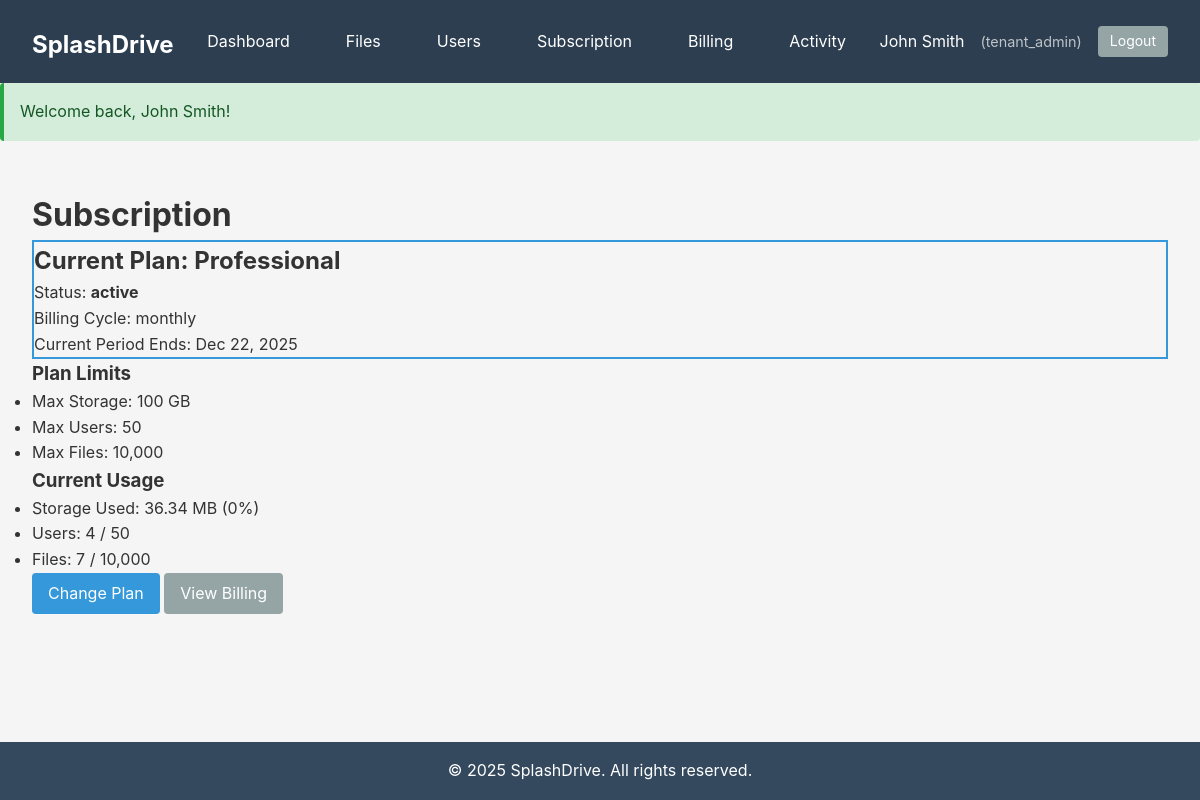
Screenshot of /subscription (signed in) with the database file from the repository.
### tables this page shows
CREATE TABLE IF NOT EXISTS `tenant_subscriptions` (
  `id` INT UNSIGNED NOT NULL AUTO_INCREMENT,
  `tenant_id` INT UNSIGNED NOT NULL,
  `plan_id` INT UNSIGNED NOT NULL,
  `billing_cycle` ENUM('monthly', 'yearly') DEFAULT 'monthly',
  `status` ENUM('active', 'inactive', 'trial', 'cancelled', 'expired') DEFAULT 'trial',
  `trial_ends_at` TIMESTAMP NULL DEFAULT NULL,
  `current_period_start` TIMESTAMP NULL DEFAULT NULL,
  `current_period_end` TIMESTAMP NULL DEFAULT NULL,
  `cancelled_at` TIMESTAMP NULL DEFAULT NULL,
  `created_at` TIMESTAMP DEFAULT CURRENT_TIMESTAMP,
  `updated_at` TIMESTAMP DEFAULT CURRENT_TIMESTAMP ON UPDATE CURRENT_TIMESTAMP,
  PRIMARY KEY (`id`),
  INDEX `idx_tenant_id` (`tenant_id`),
  INDEX `idx_plan_id` (`plan_id`),
  INDEX `idx_status` (`status`),
  FOREIGN KEY (`tenant_id`) REFERENCES `tenants`(`id`) ON DELETE CASCADE,
  FOREIGN KEY (`plan_id`) REFERENCES `subscription_plans`(`id`)
);

CREATE TABLE IF NOT EXISTS `subscription_plans` (
  `id` INT UNSIGNED NOT NULL AUTO_INCREMENT,
  `name` VARCHAR(255) NOT NULL,
  `slug` VARCHAR(255) NOT NULL UNIQUE,
  `description` TEXT DEFAULT NULL,
  `price_monthly` DECIMAL(10, 2) NOT NULL DEFAULT 0.00,
  `price_yearly` DECIMAL(10, 2) NOT NULL DEFAULT 0.00,
  `max_storage_bytes` BIGINT UNSIGNED NOT NULL DEFAULT 0,
  `max_users` INT UNSIGNED NOT NULL DEFAULT 0,
  `max_files` INT UNSIGNED NOT NULL DEFAULT 0,
  `features` TEXT DEFAULT NULL,
  `is_active` TINYINT(1) DEFAULT 1,
  `sort_order` INT DEFAULT 0,
  `created_at` TIMESTAMP DEFAULT CURRENT_TIMESTAMP,
  `updated_at` TIMESTAMP DEFAULT CURRENT_TIMESTAMP ON UPDATE CURRENT_TIMESTAMP,
  PRIMARY KEY (`id`),
  INDEX `idx_slug` (`slug`),
  INDEX `idx_is_active` (`is_active`)
);

### app/controllers/SubscriptionController.php (called while the page is built, shortened)
<?php
class SubscriptionController extends Controller {
    private $subscriptionModel;
    private $tenantModel;
    public function __construct() {
        $this->subscriptionModel = $this->model('TenantSubscription');
        $this->tenantModel = $this->model('Tenant');
    }
    public function index() {
        $tenantId = Auth::tenantId();
        $subscription = $this->subscriptionModel->getByTenant($tenantId);
        $stats = $this->tenantModel->getStatistics($tenantId);
        $this->view('subscription/index', [
            'title' => 'Subscription - ' . APP_NAME,
            'subscription' => $subscription,
            'stats' => $stats
        ]);
    }
}

### app/core/Router.php (called while the page is built, shortened)
<?php
class Router {
    private $routes = [];
    public function add($method, $path, $controller, $action) {
        $this->routes[] = [
            'method' => strtoupper($method),
            'path' => $path,
            'controller' => $controller,
            'action' => $action
        ];
    }
    public function match($url, $method = 'GET') {
        $url = parse_url($url, PHP_URL_PATH);
        foreach ($this->routes as $route) {
            if ($route['method'] !== strtoupper($method)) {
                continue;
            }
            $pattern = preg_replace('/\{([a-zA-Z0-9_]+)\}/', '(?P<$1>[a-zA-Z0-9_-]+)', $route['path']);
            $pattern = '#^' . $pattern . '$#';
            if (preg_match($pattern, $url, $matches)) {
                $params = [];
                return [
                    'controller' => $route['controller'],
                    'action' => $route['action'],
                    'params' => $params
                ];
            }
        }
        return false;
    }
    public function dispatch($url, $method = 'GET') {
        $route = $this->match($url, $method);
        $action = $route['action'];
        $this->params = $route['params'];
        $controller = new $controllerName();
        call_user_func_array([$controller, $action], $this->params);
    }
}

### public/index.php (called while the page is built, shortened)
<?php
require_once APP_PATH . '/core/Database.php';
require_once APP_PATH . '/core/Model.php';
require_once APP_PATH . '/core/Controller.php';
require_once APP_PATH . '/core/Router.php';
require_once APP_PATH . '/core/Session.php';
require_once APP_PATH . '/core/Auth.php';
require_once APP_PATH . '/core/Uploader.php';
$router = new Router();
$router->add('GET', '/', 'HomeController', 'index');
$router->add('GET', '/auth/login', 'AuthController', 'login');
$router->add('POST', '/auth/login', 'AuthController', 'loginPost');
$router->add('GET', '/auth/register', 'AuthController', 'register');
$router->add('POST', '/auth/register', 'AuthController', 'registerPost');
$router->add('GET', '/auth/logout', 'AuthController', 'logout');
$router->add('GET', '/dashboard', 'DashboardController', 'index');
$router->add('GET', '/dashboard/admin', 'DashboardController', 'admin');
$router->add('GET', '/users', 'UserController', 'index');
$router->add('GET', '/users/create', 'UserController', 'create');
$router->add('POST', '/users/create', 'UserController', 'store');
$router->add('GET', '/users/edit/{id}', 'UserController', 'edit');
$router->add('POST', '/users/edit/{id}', 'UserController', 'update');
$router->add('POST', '/users/delete/{id}', 'UserController', 'delete');
$router->add('GET', '/tenants', 'TenantController', 'index');
$router->add('GET', '/tenants/create', 'TenantController', 'create');
$router->add('POST', '/tenants/create', 'TenantController', 'store');
$router->add('GET', '/tenants/edit/{id}', 'TenantController', 'edit');
$router->add('POST', '/tenants/edit/{id}', 'TenantController', 'update');
$router->add('GET', '/tenants/view/{id}', 'TenantController', 'view');
$router->add('GET', '/files', 'FileController', 'index');
$router->add('GET', '/files/folder/{id}', 'FileController', 'folder');
$router->add('POST', '/files/upload', 'FileController', 'upload');
$router->add('GET', '/files/download/{id}', 'FileController', 'download');
$router->add('POST', '/files/delete/{id}', 'FileController', 'delete');
$router->add('POST', '/files/move/{id}', 'FileController', 'move');
$router->add('POST', '/files/rename/{id}', 'FileController', 'rename');
$router->add('GET', '/files/search', 'FileController', 'search');
$router->add('GET', '/folders', 'FolderController', 'index');
$router->add('POST', '/folders/create', 'FolderController', 'create');
$router->add('POST', '/folders/delete/{id}', 'FolderController', 'delete');
$router->add('POST', '/folders/rename/{id}', 'FolderController', 'rename');
$router->add('POST', '/folders/move/{id}', 'FolderController', 'move');
$router->add('GET', '/trash', 'TrashController', 'index');
$router->add('POST', '/trash/restore/{type}/{id}', 'TrashController', 'restore');
$router->add('POST', '/trash/delete/{type}/{id}', 'TrashController', 'deletePermanently');
$router->add('POST', '/trash/empty', 'TrashController', 'empty');
$router->add('GET', '/share/{token}', 'ShareController', 'view');
$router->add('POST', '/share/create', 'ShareController', 'create');
$router->add('POST', '/share/delete/{id}', 'ShareController', 'delete');
$router->add('GET', '/shares', 'ShareController', 'index');
$router->add('GET', '/subscription', 'SubscriptionController', 'index');
$router->add('POST', '/subscription/change', 'SubscriptionController', 'change');
$router->add('GET', '/subscription/plans', 'SubscriptionController', 'plans');
$router->add('GET', '/billing', 'BillingController', 'index');
$router->add('GET', '/billing/invoices', 'BillingController', 'invoices');
$router->add('GET', '/billing/invoice/{id}', 'BillingController', 'invoice');
$router->add('POST', '/billing/pay/{id}', 'BillingController', 'pay');
$router->add('GET', '/activity', 'ActivityController', 'index');
$router->add('GET', '/activity/export', 'ActivityController', 'export');
$router->add('GET', '/api/files/list', 'ApiController', 'listFiles');
$router->add('POST', '/api/files/upload', 'ApiController', 'uploadFile');
$router->add('GET', '/api/folders/list', 'ApiController', 'listFolders');
$url = parse_url($_SERVER['REQUEST_URI'], PHP_URL_PATH);
$method = $_SERVER['REQUEST_METHOD'];
$router->dispatch($url, $method);

### app/core/Database.php (called while the page is built, shortened)
<?php
class Database {
    private static $instance = null;
    private $pdo;
    private function __construct() {
        $dsn = 'mysql:host=' . DB_HOST . ';port=' . DB_PORT . ';dbname=' . DB_NAME . ';charset=' . DB_CHARSET;
        $options = [
            PDO::ATTR_ERRMODE            => PDO::ERRMODE_EXCEPTION,
            PDO::ATTR_DEFAULT_FETCH_MODE => PDO::FETCH_ASSOC,
            PDO::ATTR_EMULATE_PREPARES   => false,
        ];
        try {
            $this->pdo = new PDO($dsn, DB_USER, DB_PASS, $options);
        } catch (PDOException $e) {
            die('Database connection failed: ' . $e->getMessage());
        }
    }
    public static function getInstance() {
        if (self::$instance === null) {
            self::$instance = new self();
        }
        return self::$instance;
    }
    public function query($sql, $params = []) {
        try {
            $stmt = $this->pdo->prepare($sql);
            $stmt->execute($params);
            return $stmt;
        } catch (PDOException $e) {
            error_log('Database query error: ' . $e->getMessage());
            throw $e;
        }
    }
    public function fetch($sql, $params = []) {
        $stmt = $this->query($sql, $params);
        return $stmt->fetch();
    }
}

### app/core/Session.php (called while the page is built, shortened)
<?php
class Session {
    public static function get($key, $default = null) {
        return isset($_SESSION[$key]) ? $_SESSION[$key] : $default;
    }
    public static function has($key) {
        return isset($_SESSION[$key]);
    }
}

### app/core/Auth.php (called while the page is built, shortened)
<?php
class Auth {
    public static function check() {
        return Session::has('user_id');
    }
    public static function tenantId() {
        return Session::get('tenant_id');
    }
}

### app/models/TenantSubscription.php (called while the page is built, shortened)
<?php
class TenantSubscription extends Model {
    protected $table = 'tenant_subscriptions';
    public function getByTenant($tenantId) {
        $sql = "SELECT ts.*, sp.name as plan_name, sp.price_monthly, sp.price_yearly,
                       sp.max_storage_bytes, sp.max_users, sp.max_files
                FROM {$this->table} ts
                LEFT JOIN subscription_plans sp ON ts.plan_id = sp.id
                WHERE ts.tenant_id = :tenant_id
                ORDER BY ts.created_at DESC
                LIMIT 1";
        return $this->fetch($sql, ['tenant_id' => $tenantId]);
    }
}

### app/core/Model.php (called while the page is built, shortened)
<?php
class Model {
    protected $db;
    public function __construct() {
        $this->db = Database::getInstance();
    }
    public function fetch($sql, $params = []) {
        return $this->db->fetch($sql, $params);
    }
}

### app/core/Uploader.php (called while the page is built, shortened)
<?php
class Uploader {
    public static function formatBytes($bytes, $precision = 2) {
        $units = ['B', 'KB', 'MB', 'GB', 'TB'];
        for ($i = 0; $bytes > 1024 && $i < count($units) - 1; $i++) {
            $bytes /= 1024;
        }
        return round($bytes, $precision) . ' ' . $units[$i];
    }
}

### app/models/Tenant.php (called while the page is built, shortened)
<?php
class Tenant extends Model {
    public function getStorageUsage($tenantId) {
        $sql = "SELECT COALESCE(SUM(file_size), 0) as total_size
                FROM files
                WHERE tenant_id = :tenant_id AND is_deleted = 0";
        $result = $this->fetch($sql, ['tenant_id' => $tenantId]);
        return (int)$result['total_size'];
    }
    public function getFileCount($tenantId) {
        $sql = "SELECT COUNT(*) as count FROM files
                WHERE tenant_id = :tenant_id AND is_deleted = 0";
        $result = $this->fetch($sql, ['tenant_id' => $tenantId]);
        return (int)$result['count'];
    }
    public function getUserCount($tenantId) {
        $sql = "SELECT COUNT(*) as count FROM users
                WHERE tenant_id = :tenant_id AND status = 'active'";
        $result = $this->fetch($sql, ['tenant_id' => $tenantId]);
        return (int)$result['count'];
    }
    public function getStatistics($tenantId) {
        return [
            'storage_used' => $this->getStorageUsage($tenantId),
            'file_count' => $this->getFileCount($tenantId),
            'user_count' => $this->getUserCount($tenantId),
            'folder_count' => $this->getFolderCount($tenantId)
        ];
    }
    public function getFolderCount($tenantId) {
        $sql = "SELECT COUNT(*) as count FROM folders
                WHERE tenant_id = :tenant_id AND is_deleted = 0";
        $result = $this->fetch($sql, ['tenant_id' => $tenantId]);
        return (int)$result['count'];
    }
}

### app/views/subscription/index.php (the view)
<div class="subscription-page">
    <h1>Subscription</h1>
    <div class="current-plan">
        <h2>Current Plan: <?php echo htmlspecialchars($subscription['plan_name']); ?></h2>
        <p>Status: <strong><?php echo htmlspecialchars($subscription['status']); ?></strong></p>
        <p>Billing Cycle: <?php echo htmlspecialchars($subscription['billing_cycle']); ?></p>
        <?php if ($subscription['current_period_end']): ?>
            <p>Current Period Ends: <?php echo date('M d, Y', strtotime($subscription['current_period_end'])); ?></p>
        <?php endif; ?>
    </div>
    <div class="plan-limits">
        <h3>Plan Limits</h3>
        <ul>
            <li>Max Storage: <?php echo Uploader::formatBytes($subscription['max_storage_bytes']); ?></li>
            <li>Max Users: <?php echo number_format($subscription['max_users']); ?></li>
            <li>Max Files: <?php echo number_format($subscription['max_files']); ?></li>
        </ul>
    </div>
    <div class="current-usage">
        <h3>Current Usage</h3>
        <ul>
            <li>Storage Used: <?php echo Uploader::formatBytes($stats['storage_used']); ?> (<?php echo round(($stats['storage_used'] / $subscription['max_storage_bytes']) * 100, 1); ?>%)</li>
            <li>Users: <?php echo number_format($stats['user_count']); ?> / <?php echo number_format($subscription['max_users']); ?></li>
            <li>Files: <?php echo number_format($stats['file_count']); ?> / <?php echo number_format($subscription['max_files']); ?></li>
        </ul>
    </div>
    <a href="/subscription/plans" class="btn btn-primary">Change Plan</a>
    <a href="/billing" class="btn btn-secondary">View Billing</a>
</div>

### public/assets/css/style.css (style rules this page uses)
* { margin: 0; padding: 0; box-sizing: border-box; }
body { font-family: -apple-system, BlinkMacSystemFont, 'Segoe UI', Roboto, Oxygen, Ubuntu, Cantarell, sans-serif; line-height: 1.6; color: #333; background-color: #f5f5f5; }
.btn { display: inline-block; padding: 0.5rem 1rem; border: none; border-radius: 4px; cursor: pointer; text-decoration: none; font-size: 1rem; transition: all 0.3s; }
.btn-primary { background-color: #3498db; color: white; }
.btn-secondary { background-color: #95a5a6; color: white; }
.current-plan { border: 2px solid #3498db; }

### rows the page displays
tenant_subscriptions: plan.name "Professional", status "active", billing_cycle "monthly", current_period_end "Dec 22, 2025", plan.max_storage_bytes "100 GB", plan.max_users "50", plan.max_files "10,000", plan.max_storage_bytes "0"

### other values shown
APP_NAME "SplashDrive"
Auth::user()['name'] "John Smith"
Auth::role() "tenant_admin"
Session::getFlash('success') "Welcome back, John Smith!"
Uploader::formatBytes($stats['storage_used']) "36.34 MB"
$stats['user_count'] "4"
$stats['file_count'] "7"
